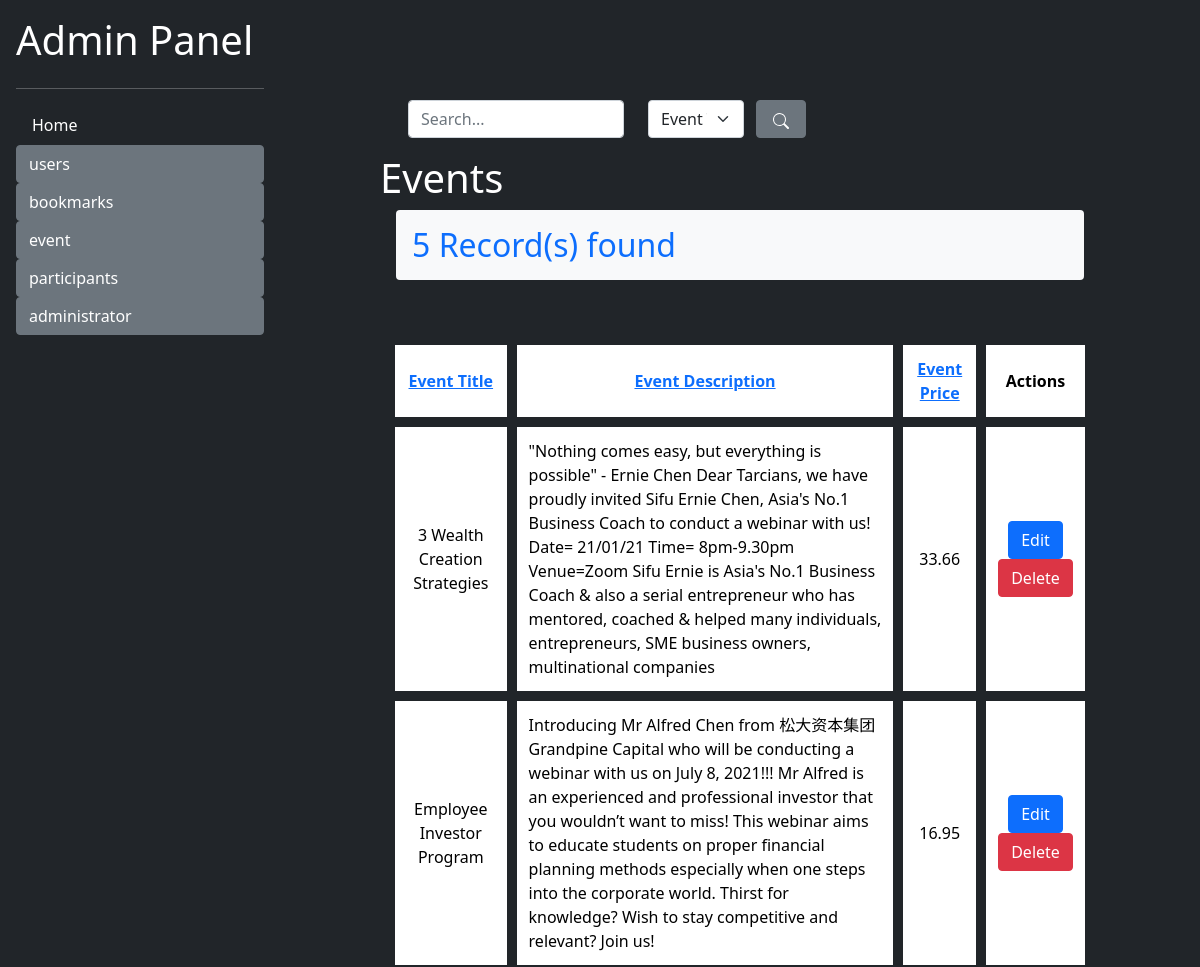
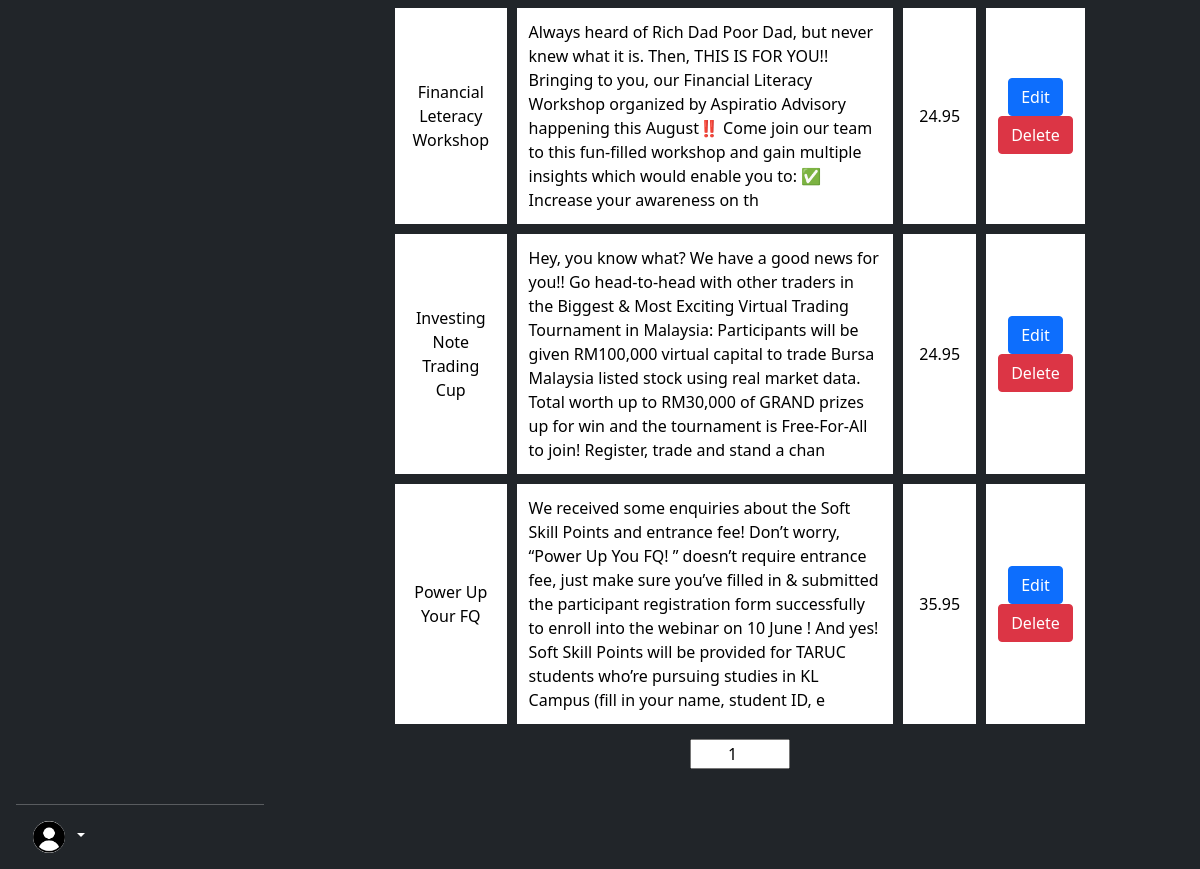
The page /admin/event/list_events.php (signed in) on the database its author committed (2 pictures, top to bottom).
### tables this page shows
CREATE TABLE `event` (
  `Event_Title` varchar(30) NOT NULL,
  `Event_Description` varchar(400) NOT NULL,
  `Event_Price` float NOT NULL
);

### utility/utility.php (called while the page is built, shortened)
<?php
class Database
{
    public $con;
    function __construct()
    {
        $this->con = mysqli_connect(self::DB_HOST, self::DB_USER, self::DB_PASSWORD, self::DB_NAME);
    }
    function select($columnArray, $whereStatements, $table = 'user')
    {
        $queryStatement = "SELECT " . array_shift($columnArray);
        foreach ($columnArray as $col) {
            $queryStatement .= ", $col";
        }
        if ($whereStatements == "") {
            $queryStatement .= " FROM $table";
        } else {
            $queryStatement .= " FROM $table WHERE $whereStatements;";
        }
        $this->queryResult = mysqli_query($this->con, $queryStatement);
        return mysqli_fetch_all($this->queryResult);
    }
}

### admin/event/list_events.php (the view, shortened to what this page needs)
<?php
require_once dirname(__FILE__) . "/../../env_variables.php";
include "$docRoot/utility/utility.php";
$searchSuccess = false;
$colArray = array(
    "Event_Title" => "Event Title",
    "Event_Description" => "Event Description",
    "Event_Price" => "Event Price"
);
$sortCol = "Event_Title";
$sort = "ASC";
$db = new Database();
$pageNo = 1;
if (!$searchSuccess) {
    $whereStatement = "TRUE ORDER BY $sortCol $sort";
    $result = $db->select(array("Event_Title", "Event_Description", "Event_Price"), $whereStatement, "event");
    $resultArr = $result;
}
$pageCount = ceil(count($resultArr) / 10);
?>
<!DOCTYPE html>
<html lang="en">
<head>
    <link href="https://cdn.jsdelivr.net/npm/bootstrap@5.0.2/dist/css/bootstrap.min.css" rel="stylesheet">
    <link href="../index.css" type="text/css" rel="stylesheet">
</head>
<body class="bg-dark">
    <?php
    include_once "../sidebar.php";
    ?>
    <section class="text-white">
        <form class="mb-0 mx-3 row container mb-3" action="" method="GET">
            <div class="col-md-4">
                <input name="search" type="text" class="form-control" value="<?php if (isset($searchTerm)) echo $searchTerm ?>" placeholder="Search...">
            </div>
            <div class="col-md-2">
                <select name="col_search" id="" class="form-select">
                    <?php
                    foreach ($colArray as $col => $headerName) {
                        if (isset($searchCol) && $searchCol == $col) {
                            echo "<option value='$col' selected>$headerName</option>";
                        } else {
                            echo "<option value='$col' >$headerName</option>";
                        }
                    }
                    ?>
                </select>
            </div>
            <button type="submit" class="btn btn-secondary" style="width: 50px;">
            </button>
        </form>
        <h1>Events</h1>
        <?php
        if (count($resultArr) > 0) {
            $resultCount = count($resultArr);
            echo "<h2 class='text-primary bg-light rounded-2 p-3 mx-3'>$resultCount Record(s) found</h2>";
        } else {
            echo "<h2 class='text-secondary bg-light rounded-2 p-3 mx-3'>No Record found</h2>";
        }
        ?>
        <table class="event-list">
            <tr class="text-center">
                <?php
                foreach ($colArray as $col => $headerName) {
                    $tempSort = "ASC";
                    if ($sortCol == $col) {
                        $tempSort = $sort;
                    }
                    echo <<<HTML
                    <th>
                        <a href="{$_SERVER['PHP_SELF']}?pageNo=$pageNo&col=$col&sort=$tempSort">
                        $headerName
                        </a>
                    </th>
HTML;
                }
                ?>
                <th width="15%">Actions</th>
            </tr>
            <?php
            $startIndex = ($pageNo - 1) * 10;
            for ($i = $startIndex; $i < $startIndex + 10 && $i < count($resultArr); $i++) {
                $escapedDescription = htmlspecialchars($resultArr[$i][1], ENT_QUOTES);
                echo <<<HTML
                    <tr class="text-center">
                        <td>{$resultArr[$i][0]}</td>
                        <td  style="text-align:left;">{$resultArr[$i][1]}</td>
                        <td>{$resultArr[$i][2]}</td>
                        <td>
                            <button onclick="toRedirect('{$resultArr[$i][0]}', 'edit_event.php')" class="btn btn-primary">Edit</button>
                            <button class="btn btn-danger" onclick="enableModal(['{$resultArr[$i][0]}', `{$escapedDescription}`, {$resultArr[$i][2]}]);">Delete</button>
                        </td>
                    </tr>
HTML;
            }
            ?>
        </table>
        <?php
        echo '<div class="d-flex flex-row justify-content-center px-auto container">';
        ?>
        <?php
        echo <<<HTML
        <form action="{$_SERVER['PHP_SELF']}" method="GET">
            <input name="pageNo" value="$pageNo" id="pageNoInput" type="number" placeholder="1 ... {$pageCount}" min="1" max="{$pageCount}">
        </form>
HTML;
        ?>
        <?php
        echo '</div>';
        ?>
    </section>
</body>
</html>

### admin/index.css (style rules this page uses)
html, body { height: 100%; }
section { width: calc(100% - 280px); float: right; padding: 100px; }
.event-list { margin-top: 50px; width: 100%; border-spacing: 10px; padding: 5px; border-collapse: separate; }
.event-list th, .event-list td { padding: 12px; color: black; background-color: white; }
.container { padding: 0px; }
#pageNoInput { width: 100px; text-align: center; }

### rows shown on the page
event: Event_Title "3 Wealth Creation Strategies", Event_Description "\"Nothing comes easy, but everything is possible\" - Ernie Chen Dear Tarcians, we have proudly invited Sifu Ernie Chen, Asia's No.1 Business Coach to conduct a webinar with us! Date= 21/01/21 Time= 8pm-9.30pm Venue=Zoom Sifu Ernie is Asia's No.1 Business Coach & also a serial entrepreneur who has mentored, coached & helped many individuals, entrepreneurs, SME business owners, multinational companies", Event_Price "33.66"
event: Event_Title "Employee Investor Program", Event_Description "Introducing Mr Alfred Chen from 松大资本集团 Grandpine Capital who will be conducting a webinar with us on July 8, 2021!!! Mr Alfred is an experienced and professional investor that you wouldn’t want to miss! This webinar aims to educate students on proper financial planning methods especially when one steps into the corporate world. Thirst for knowledge? Wish to stay competitive and relevant? Join us!", Event_Price "16.95"
event: Event_Title "Financial Leteracy Workshop", Event_Description "Always heard of Rich Dad Poor Dad, but never knew what it is. Then, THIS IS FOR YOU!! Bringing to you, our Financial Literacy Workshop organized by Aspiratio Advisory happening this August‼️ Come join our team to this fun-filled workshop and gain multiple insights which would enable you to: ✅ Increase your awareness on th", Event_Price "24.95"
event: Event_Title "Investing Note Trading Cup", Event_Description "Hey, you know what? We have a good news for you!! Go head-to-head with other traders in the Biggest & Most Exciting Virtual Trading Tournament in Malaysia: Participants will be given RM100,000 virtual capital to trade Bursa Malaysia listed stock using real market data. Total worth up to RM30,000 of GRAND prizes up for win and the tournament is Free-For-All to join! Register, trade and stand a chan", Event_Price "24.95"
event: Event_Title "Power Up Your FQ", Event_Description "We received some enquiries about the Soft Skill Points and entrance fee! Don’t worry, “Power Up You FQ! ” doesn’t require entrance fee, just make sure you’ve filled in & submitted the participant registration form successfully to enroll into the webinar on 10 June ! And yes! Soft Skill Points will be provided for TARUC students who’re pursuing studies in KL Campus (fill in your name, student ID, e", Event_Price "35.95"

### other values the page prints
$dirOrFiles "Home"
$dir "users"
$dir "bookmarks"
$dir "event"
$dir "participants"
$dir "administrator"
$resultCount "5"
$headerName "Event Title"
$headerName "Event Description"
$headerName "Event Price"
form field col_search "Event Title"
